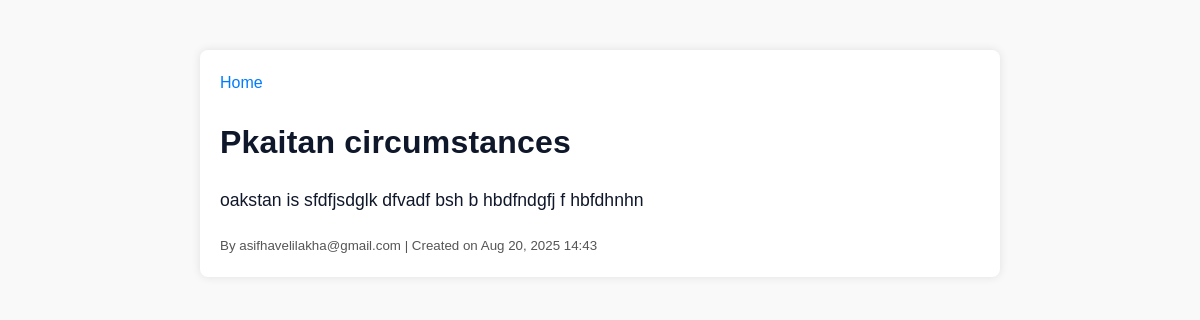
Before: /post/1 with the older database file.
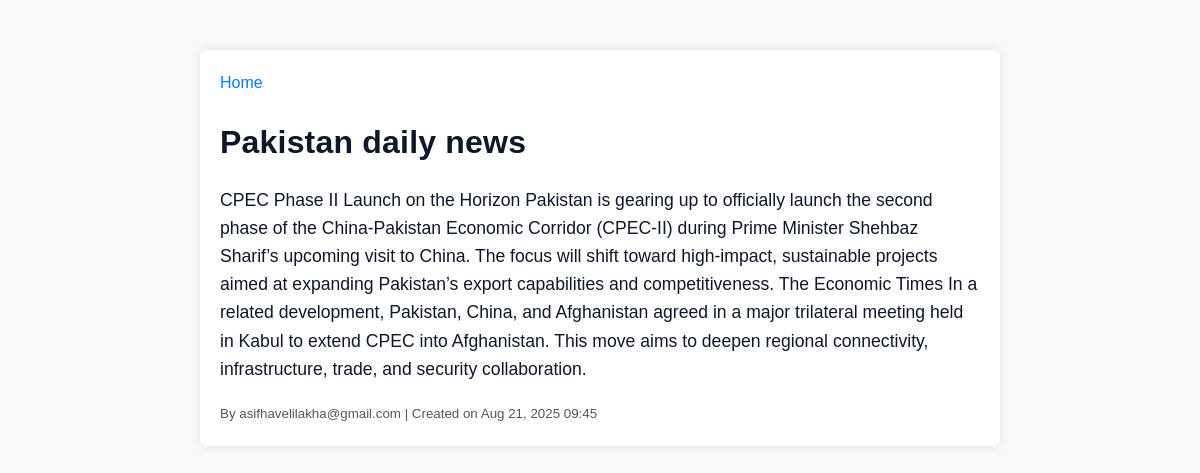
After: the same page with the newer database file.
### app.py (models this page shows)
class Post(db.Model):
    id = db.Column(db.Integer, primary_key=True)
    title = db.Column(db.String(160), nullable=False)
    content = db.Column(db.Text, nullable=False)
    created_at = db.Column(db.DateTime, default=datetime.utcnow, nullable=False)
    user_id = db.Column(db.Integer, db.ForeignKey("user.id"), nullable=False)

### app.py (the view)
@app.route("/post/<int:post_id>")
def view_post(post_id):
    post = Post.query.get_or_404(post_id)
    return render_template("view_post.html", post=post)

### templates/view_post.html (shortened to what this page needs)
<!DOCTYPE html>
<html lang="en">
<head>
    <link rel="stylesheet" href="{{ url_for('static', filename='style.css') }}">
</head>
<body>
    <div class="container">
        <div class="buttons">
            <a href="{{ url_for('index') }}">Home</a>
        </div>
        <h1>{{ post.title }}</h1>
        <p>{{ post.content }}</p>
        <small>
            By {{ post.author.username }} | Created on {{ post.created_at.strftime('%b %d, %Y %H:%M') }}
        </small>
    </div>
</body>
</html>

Changed rows visible on the page:
changed Post: title "Pkaitan circumstances" → "Pakistan daily news"; content "oakstan is sfdfjsdglk dfvadf bsh b hbdfndgfj f hbfdhnhn" → "CPEC Phase II Launch on the Horizon Pakistan is gearing up to officially launch the second phase of the China-Pakistan Economic Corridor (CPEC-II) during Prime Minister Shehbaz Sharif’s upcoming visit to China. The focus will shift toward high-impact, sustainable projects aimed at expanding Pakistan’s export capabilities and competitiveness. The Economic Times In a related development, Pakistan, China, and Afghanistan agreed in a major trilateral meeting held in Kabul to extend CPEC into Afghanistan. This move aims to deepen regional connectivity, infrastructure, trade, and security collaboration."; created_at "Aug 20, 2025 14:43" → "Aug 21, 2025 09:45"
